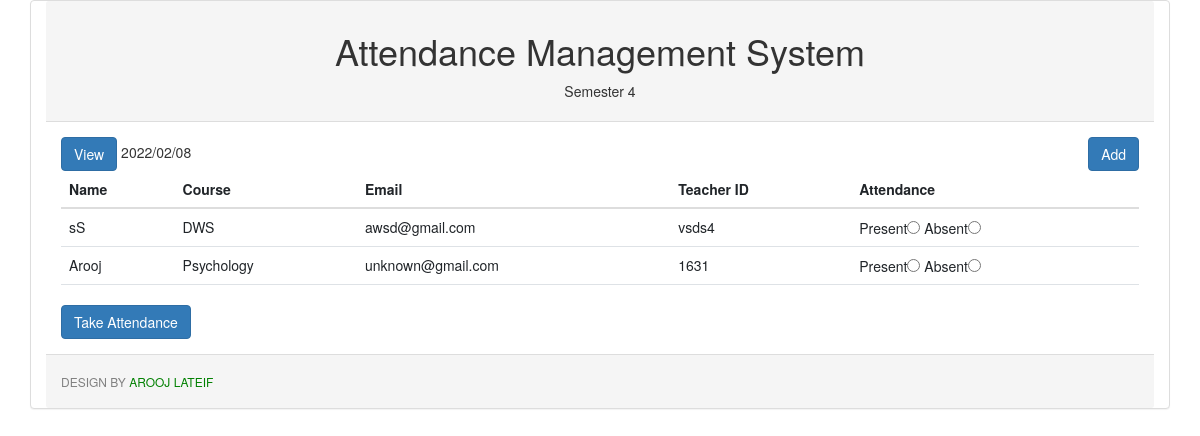
The page /teacher3.php on the database its author committed.
### tables this page shows
CREATE TABLE `teach3` (
  `reg_id` int(11) NOT NULL,
  `name` varchar(50) NOT NULL,
  `fname` varchar(50) NOT NULL,
  `email` varchar(100) NOT NULL,
  `roll` varchar(10) NOT NULL
);

### teacher3.php (the view, shortened to what this page needs)
<?php include_once('connection.php'); ?>
<!DOCTYPE html>
<html lang="en">
<head>
 <link href="https://cdn.jsdelivr.net/npm/bootstrap@5.1.3/dist/css/bootstrap.min.css" rel="stylesheet">
<link rel="stylesheet" href="bootstrap/bootstrap.min.css">
  <link rel="stylesheet" href="https://maxcdn.bootstrapcdn.com/bootstrap/3.4.1/css/bootstrap.min.css">
</head>
<body>
 <div class="panel panel-default container">
  <div class="panel-heading">
    <h1 style="text-align : center">Attendance Management System</h1>
    <p style="text-align : center">Semester 4</p>
  </div>
  <div class="panel-body">
   <a href="tview3.php" class="btn btn-primary">View</a>
   <?php echo date('Y/m/d') ?>
   <a href="tadd3.php" class="btn btn-primary pull-right" style="float:right">Add</a>
  <form method="post">
    <div class="table-responsive">
  <table class="table ">
   <thead>
   <tr>
    <th>Name</th>
    <th>Course</th>
    <th>Email</th>
    <th>Teacher ID</th>
    <th>Attendance</th>
   </tr>
   </thead>
 <tbody>
 <?php
 $query = "select * from teach3";
 $result = $link->query($query);
 while($show = $result->fetch_assoc())
 {
?>
 <tr>
  <td><?php echo $show['name']; ?></td>
  <td><?php echo $show['fname']; ?></td>
  <td><?php echo $show['email']; ?></td>
  <td><?php echo $show['roll']; ?></td>
  <td>
   Present<input required type="radio" name="teachattendance3[<?php echo $show['reg_id']  ?>]" value="Present">
   Absent<input required type="radio" name="teachattendance3[<?php echo $show['reg_id']  ?>]" value="Absent" type="text">
  </td>
 </tr>
<?php } ?>
 </tbody>
  </table>
</div>
  <input type="submit" class="btn btn-primary" value="Take Attendance">
</form>
  </div>
  <div class="panel-footer">
   <h6 style="color:grey;text-transform:uppercase">Design by <span style="color:green"> Arooj Lateif </span></h6>
  </div>
 </div>
</body>
</html>

### rows shown on the page
teach3: name "sS", fname "DWS", email "awsd@gmail.com", roll "vsds4"
teach3: name "Arooj", fname "Psychology", email "unknown@gmail.com", roll "1631"
